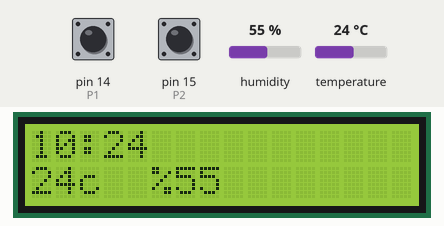
This sketch was run on a simulated Arduino Uno, built with avr-gcc and run on an emulated ATmega328P. Shown: 16×2 character LCD. The test bench sets the inputs (shaded band); at power-on: humidity 55 %, pin 14 (P1) HIGH, pin 15 (P2) HIGH, temperature 24 °C. The local clock reads 2024-03-15 10:24:30 at power-on unless the sketch sets it; the modem accepts every AT command (registered, SIM ready, sends succeed) and sends nothing else; what the sketch prints to the serial monitor is not drawn.

Above: at 2.8 s.
2.9 s: humidity set to 22 %
At 5.1 s:
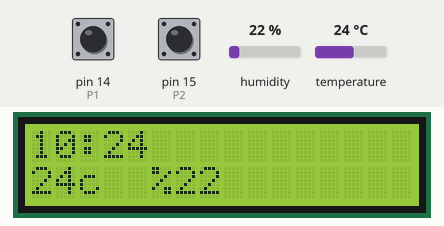
5.4 s: pin 14 (P1) pulled LOW for 1 s
At 8.4 s:
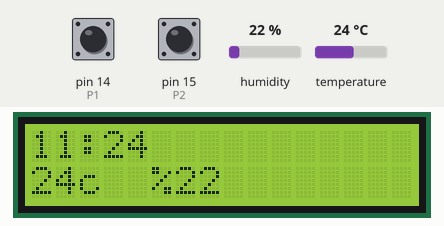
9.3 s: pin 15 (P2) pulled LOW for 1 s
At 12.7 s:
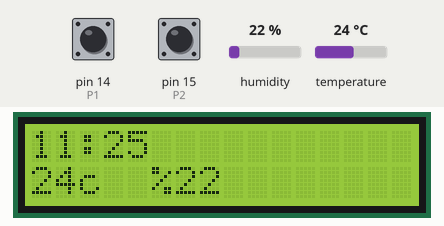
13.3 s: temperature set to 12 °C
At 14.7 s:
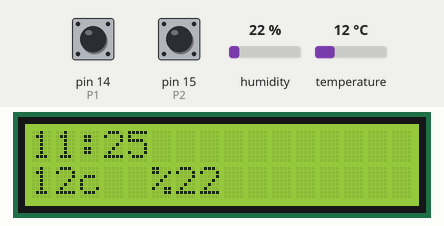
15.0 s: pin 14 (P1) pulled LOW for 1 s
At 18.0 s:
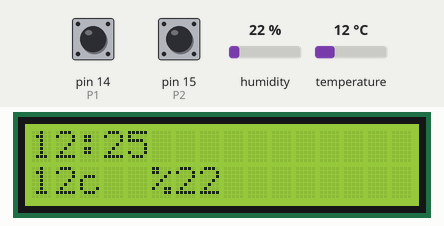
18.9 s: pin 15 (P2) pulled LOW for 1 s
At 22.3 s:
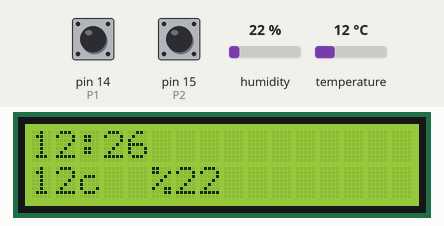
Timing chart, 0 to 23.8 s (numbered marks = the images above; inputs shaded):
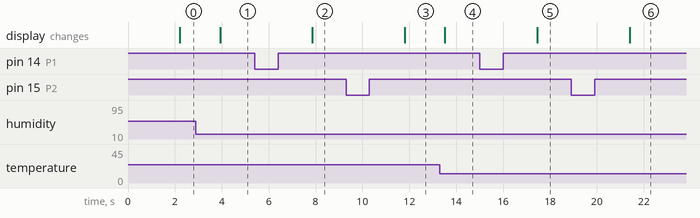

Measured:
- after the input at 2.9 s, the display: changes after 1.0 s (image 1)
- after the input at 5.4 s, the display: changes after 2.5 s (image 2)
- after the input at 9.3 s, the display: changes after 2.5 s (image 3)
- after the input at 13.3 s, the display: changes after 0.22 s (image 4)
- after the input at 15.0 s, the display: changes after 2.5 s (image 5)
- after the input at 18.9 s, the display: changes after 2.5 s (image 6)

The sketch:

THINSPEAK_DHT11.ino
```cpp
#include <SoftwareSerial.h>
#include <dht11.h> // dht11 kütüphanesini ekliyoruz.
#include <Wire.h>
#include <RTClib.h>
#include <LiquidCrystal_I2C.h>

//************************************//
LiquidCrystal_I2C lcd(39, 2, 1, 0, 4, 5, 6, 7);
RTC_DS1307 RTC;

String agAdi = "yourNetworkName";                 //Ağımızın adını buraya yazıyoruz.
String agSifresi = "YourNetworkPaswd";           //Ağımızın şifresini buraya yazıyoruz.
unsigned long eskiZaman = 0;
unsigned long yeniZaman;
int rxPin = 10;                                               //ESP8266 RX pini
int txPin = 11;                                               //ESP8266 TX pini
int dht11Pin = 2;
int P1 = 14; // SAAT
int P2 = 15; // DAKIKA

String ip = "127.0.0.1";                                //Thingspeak ip adresi
float sicaklik, nem;
int SAAT;
int DAKIKA;
int YIL = 2019;
int AY = 1;
int GUN = 1;
long GONDERME_SURESI = 1000;
dht11 DHT11;

SoftwareSerial esp(rxPin, txPin);                             //Seri haberleşme pin ayarlarını yapıyoruz.

void setup() {

  Serial.begin(9600);  //Seri port ile haberleşmemizi başlatıyoruz.


  lcd.begin(16, 2);              // LCD KUTUPHANE AYARI
  lcd.setBacklightPin(3, POSITIVE);
  lcd.setBacklight(HIGH);
  lcd.clear();

  pinMode(P1, INPUT_PULLUP);
  pinMode(P2, INPUT_PULLUP);

  Wire.begin();
  RTC.begin();

  if (! RTC.isrunning()) {
    Serial.println("RTC is NOT running!");
    // Set the date and time at compile time
    RTC.adjust(DateTime(__DATE__, __TIME__));
  }
  // RTC.adjust(DateTime(__DATE__, __TIME__)); //removing "//" to adjust the time
  // The default display shows the date and time

  lcd.setCursor(0, 0);
  lcd.print( "ESP AYARLANIYOR ");

  Serial.println("Started");
  esp.begin(115200);                                          //ESP8266 ile seri haberleşmeyi başlatıyoruz.
  esp.println("AT");                                          //AT komutu ile modül kontrolünü yapıyoruz.
  Serial.println("AT Yollandı");
  while (!esp.find("OK")) {                                   //Modül hazır olana kadar bekliyoruz.
    esp.println("AT");
    Serial.println("ESP8266 Bulunamadı.");
    lcd.setCursor(0, 0);
    lcd.print( "ESP BEKLENIYOR ");
  }
    lcd.setCursor(0, 0);
    lcd.print( "ILETISIM HAZIR ");
  Serial.println("OK Komutu Alındı");
  esp.println("AT+CWMODE=1");                                 //ESP8266 modülünü client olarak ayarlıyoruz.
  while (!esp.find("OK")) {                                   //Ayar yapılana kadar bekliyoruz.
    esp.println("AT+CWMODE=1");
    Serial.println("Ayar Yapılıyor....");
    lcd.print( "AYAR YAPILIYOR ");
  }
  Serial.println("Client olarak ayarlandı");
  Serial.println("Aga Baglaniliyor...");
  lcd.print( "AGA BAGLANILIYOR..");
  esp.println("AT+CWJAP=\"" + agAdi + "\",\"" + agSifresi + "\""); //Ağımıza bağlanıyoruz.
  while (!esp.find("OK"));                                    //Ağa bağlanana kadar bekliyoruz.
  Serial.println("Aga Baglandi.");
  lcd.setCursor(0, 0);
  lcd.print( "AGA BAGLANDI    ");
  delay(1000);
}
void loop() {
  esp.println("AT+CIPSTART=\"TCP\",\"" + ip + "\",80");       //Thingspeak'e bağlanıyoruz.
  if (esp.find("Error")) {                                    //Bağlantı hatası kontrolü yapıyoruz.
    Serial.println("AT+CIPSTART Error");
  }
  DHT11.read(dht11Pin);
  sicaklik = (float)DHT11.temperature;
  nem = (float)DHT11.humidity;

  yeniZaman = millis();

  lcd.clear();

  DateTime now = RTC.now();

  lcd.setCursor(0, 0);

  if (now.hour() <= 9)
  {
    lcd.print("0");
  }
  lcd.print(now.hour(), DEC);
  SAAT = now.hour();
  lcd.print(":");
  if (now.minute() <= 9)
  {
    lcd.print("0");
  }
  lcd.print(now.minute(), DEC);
  DAKIKA = now.minute();

  lcd.print("           ");
  lcd.setCursor(0, 1);
  lcd.print( sicaklik, 0);
  lcd.print("c  %");
  lcd.print( nem, 0);
  lcd.print(" ");

  if (digitalRead(P1) == LOW)
  {

    SAAT = SAAT + 1;
    if (SAAT == 24)
    {
      SAAT = 0;
    }

    RTC.adjust(DateTime(YIL, AY, GUN, SAAT, DAKIKA, 0));

    delay(500);
  }

  if (digitalRead(P2) == LOW)
  {
    DAKIKA = DAKIKA + 1;
    if (DAKIKA == 60)
    {
      DAKIKA = 0;
    }

    RTC.adjust(DateTime(YIL, AY, GUN, SAAT, DAKIKA, 0));

    delay(500);
  }

  /* bir önceki turdan itibaren 10 saniye geçmiş mi
    yani yeniZaman ile eskiZaman farkı 1000den büyük mü */
  if (yeniZaman - eskiZaman > GONDERME_SURESI) {
    String veri = "GET https://api.thingspeak.com/update?api_key=1OW5MJJOGVLDNKSE";   //Thingspeak komutu. Key kısmına kendi api keyimizi yazıyoruz.                                   //Göndereceğimiz sıcaklık değişkeni
    veri += "&field1=";
    veri += String(sicaklik);
    veri += "&field2=";
    veri += String(nem);                                        //Göndereceğimiz nem değişkeni
    veri += "\r\n\r\n";
    esp.print("AT+CIPSEND=");                                   //ESP'ye göndereceğimiz veri uzunluğunu veriyoruz.
    esp.println(veri.length() + 2);
    delay(500);
    if (esp.find(">")) {                                        //ESP8266 hazır olduğunda içindeki komutlar çalışıyor.
      esp.print(veri);                                          //Veriyi gönderiyoruz.
      Serial.println(veri);
      Serial.println("Veri gonderildi.");
      delay(100);
    }
    Serial.println("Baglantı Kapatildi.");
    esp.println("AT+CIPCLOSE");                                //Bağlantıyı kapatıyoruz
    /* Eski zaman değeri yeni zaman değeri ile güncelleniyor */
    eskiZaman = yeniZaman;
  }


}
```
